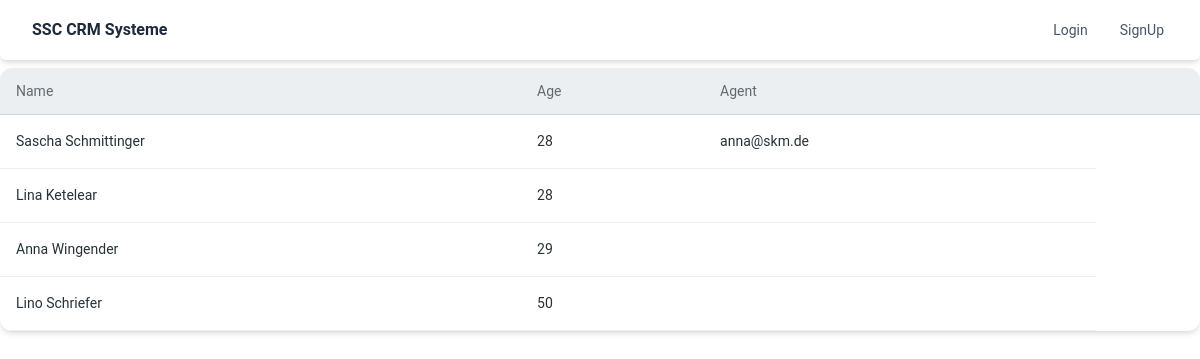
Page /leads/ on the earlier database version.
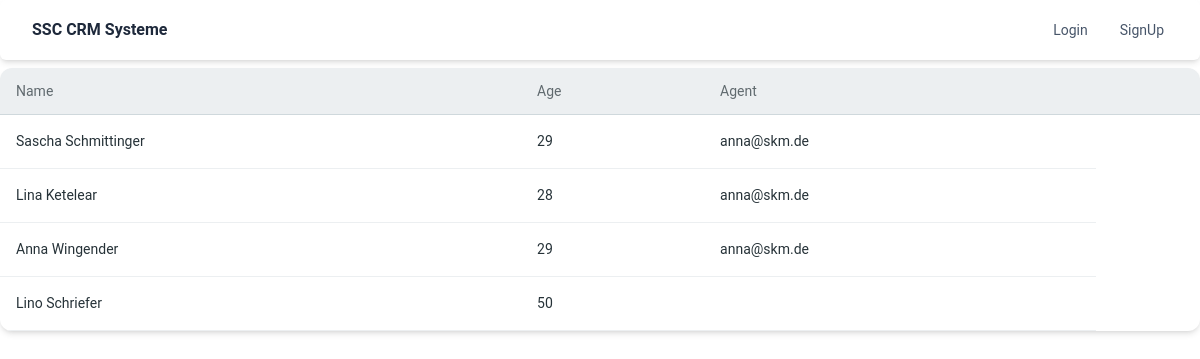
Same page on the later database version.
### leads/models.py (models this page shows, shortened)
class Lead(models.Model):
    first_name = models.CharField(max_length=20)
    last_name = models.CharField(max_length=20)
    age = models.IntegerField(default=0)
    agent = models.ForeignKey("Agent",on_delete=models.CASCADE)

class Agent(models.Model):
    user = models.OneToOneField(User, on_delete=models.CASCADE)
    def __str__(self):
        return self.user.email

class User(AbstractUser):
    pass

### leads/views.py (the view)
# urls.py: path('',LeadsListView.as_view(), name='lead_view'),
class LeadsListView(generic.ListView):
    template_name = 'leads/home.html'
    queryset = Lead.objects.all()
    context_object_name = 'leads'

### templates/leads/home.html (shortened to what this page needs)
{% extends "../base.html" %}
{% load static %}
{% block start %}
<div
class="mt-2 relative flex flex-col w-full h-full overflow-scroll text-gray-700 bg-white shadow-md rounded-xl bg-clip-border">
<table class="w-full text-left table-auto min-w-max">
  <thead>
    <tr>
      <th class="p-4 border-b border-blue-gray-100 bg-blue-gray-50">
        <p class="block font-sans text-sm antialiased font-normal leading-none text-blue-gray-900 opacity-70">
          Name
        </p>
      </th>
      <th class="p-4 border-b border-blue-gray-100 bg-blue-gray-50">
        <p class="block font-sans text-sm antialiased font-normal leading-none text-blue-gray-900 opacity-70">
          Age
        </p>
      </th>
      <th class="p-4 border-b border-blue-gray-100 bg-blue-gray-50">
        <p class="block font-sans text-sm antialiased font-normal leading-none text-blue-gray-900 opacity-70">
          Agent
        </p>
      </th>
      <th class="p-4 border-b border-blue-gray-100 bg-blue-gray-50">
      </th>
    </tr>
  </thead>
  <tbody>
    {% for lead in leads %}
    <tr>
      <td class="p-4 border-b border-blue-gray-50">
        <a href="{% url "leads:lead_detail" lead.pk %}" class="block font-sans text-sm antialiased font-normal leading-normal text-blue-gray-900">
            {{ lead.first_name }} {{ lead.last_name }}
        </a>
      </td>
      <td class="p-4 border-b border-blue-gray-50">
        <p class="block font-sans text-sm antialiased font-normal leading-normal text-blue-gray-900">
            {{ lead.age }}
        </p>
      </td>
      <td class="p-4 border-b border-blue-gray-50">
        <p class="block font-sans text-sm antialiased font-normal leading-normal text-blue-gray-900">
            {{ lead.agent }}
        </p>
      </td>
    </tr>
    {% endfor %}
  </tbody>
</table>
</div>
{% endblock start %}

Differences in the rows shown:
changed Lead "Sascha": age "28" → "29"
changed Lead "Lina": agent (not shown) → "anna@skm.de"
changed Lead "Anna": agent (not shown) → "anna@skm.de"
